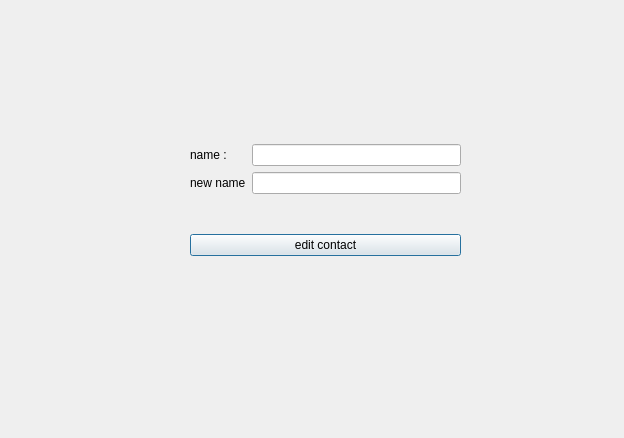
<?xml version="1.0" encoding="UTF-8"?>
<ui version="4.0">
 <class>edit_contact</class>
 <widget class="QDialog" name="edit_contact">
  <property name="geometry">
   <rect>
    <x>0</x>
    <y>0</y>
    <width>624</width>
    <height>438</height>
   </rect>
  </property>
  <property name="windowTitle">
   <string>Dialog</string>
  </property>
  <widget class="QWidget" name="">
   <property name="geometry">
    <rect>
     <x>190</x>
     <y>110</y>
     <width>271</width>
     <height>181</height>
    </rect>
   </property>
   <layout class="QVBoxLayout" name="verticalLayout_3">
    <item>
     <layout class="QHBoxLayout" name="horizontalLayout">
      <item>
       <layout class="QVBoxLayout" name="verticalLayout_2">
        <item>
         <widget class="QLabel" name="label">
          <property name="text">
           <string>name :</string>
          </property>
         </widget>
        </item>
        <item>
         <widget class="QLabel" name="label_2">
          <property name="text">
           <string>new name</string>
          </property>
         </widget>
        </item>
       </layout>
      </item>
      <item>
       <layout class="QVBoxLayout" name="verticalLayout">
        <item>
         <widget class="QLineEdit" name="lineEdit_name"/>
        </item>
        <item>
         <widget class="QLineEdit" name="lineEdit_new_name"/>
        </item>
       </layout>
      </item>
     </layout>
    </item>
    <item>
     <widget class="QPushButton" name="pushButton_edit_contact">
      <property name="text">
       <string>edit contact</string>
      </property>
     </widget>
    </item>
   </layout>
  </widget>
 </widget>
 <resources/>
 <connections/>
</ui>
